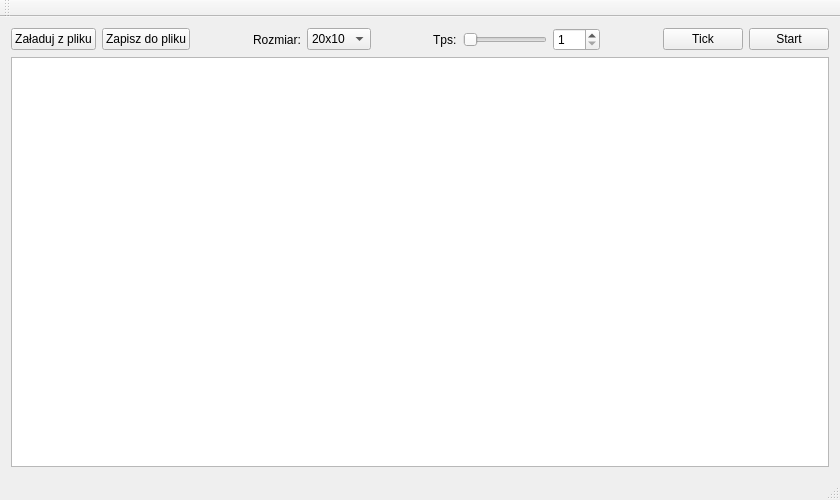
<?xml version="1.0" encoding="UTF-8"?>
<ui version="4.0">
 <class>MainWindow</class>
 <widget class="QMainWindow" name="MainWindow">
  <property name="geometry">
   <rect>
    <x>0</x>
    <y>0</y>
    <width>840</width>
    <height>500</height>
   </rect>
  </property>
  <property name="minimumSize">
   <size>
    <width>840</width>
    <height>500</height>
   </size>
  </property>
  <property name="windowTitle">
   <string>Gra w życie</string>
  </property>
  <widget class="QWidget" name="centralWidget">
   <layout class="QVBoxLayout" name="verticalLayout">
    <item>
     <layout class="QHBoxLayout" name="horizontalLayout_4">
      <item>
       <layout class="QHBoxLayout" name="horizontalLayout_3">
        <item>
         <widget class="QPushButton" name="loadButton">
          <property name="text">
           <string>Załaduj z pliku</string>
          </property>
         </widget>
        </item>
        <item>
         <widget class="QPushButton" name="saveButton">
          <property name="text">
           <string>Zapisz do pliku</string>
          </property>
         </widget>
        </item>
       </layout>
      </item>
      <item>
       <spacer name="horizontalSpacer">
        <property name="orientation">
         <enum>Qt::Horizontal</enum>
        </property>
        <property name="sizeHint" stdset="0">
         <size>
          <width>13</width>
          <height>20</height>
         </size>
        </property>
       </spacer>
      </item>
      <item>
       <layout class="QHBoxLayout" name="horizontalLayout">
        <item>
         <widget class="QLabel" name="label">
          <property name="text">
           <string>Rozmiar:</string>
          </property>
         </widget>
        </item>
        <item>
         <widget class="QComboBox" name="sizeBox">
          <property name="currentIndex">
           <number>0</number>
          </property>
          <item>
           <property name="text">
            <string>20x10</string>
           </property>
          </item>
          <item>
           <property name="text">
            <string>40x20</string>
           </property>
          </item>
          <item>
           <property name="text">
            <string>60x30</string>
           </property>
          </item>
          <item>
           <property name="text">
            <string>80x40</string>
           </property>
          </item>
         </widget>
        </item>
       </layout>
      </item>
      <item>
       <spacer name="horizontalSpacer_2">
        <property name="orientation">
         <enum>Qt::Horizontal</enum>
        </property>
        <property name="sizeHint" stdset="0">
         <size>
          <width>13</width>
          <height>20</height>
         </size>
        </property>
       </spacer>
      </item>
      <item>
       <layout class="QHBoxLayout" name="horizontalLayout_2">
        <item>
         <widget class="QLabel" name="label_2">
          <property name="toolTip">
           <string/>
          </property>
          <property name="statusTip">
           <string/>
          </property>
          <property name="whatsThis">
           <string/>
          </property>
          <property name="text">
           <string>Tps:</string>
          </property>
         </widget>
        </item>
        <item>
         <widget class="QSlider" name="speedSlider">
          <property name="minimum">
           <number>1</number>
          </property>
          <property name="maximum">
           <number>100</number>
          </property>
          <property name="pageStep">
           <number>5</number>
          </property>
          <property name="orientation">
           <enum>Qt::Horizontal</enum>
          </property>
         </widget>
        </item>
        <item>
         <widget class="QSpinBox" name="speedBox">
          <property name="minimum">
           <number>1</number>
          </property>
          <property name="maximum">
           <number>100</number>
          </property>
         </widget>
        </item>
       </layout>
      </item>
      <item>
       <spacer name="horizontalSpacer_3">
        <property name="orientation">
         <enum>Qt::Horizontal</enum>
        </property>
        <property name="sizeHint" stdset="0">
         <size>
          <width>13</width>
          <height>20</height>
         </size>
        </property>
       </spacer>
      </item>
      <item>
       <layout class="QHBoxLayout" name="horizontalLayout_5">
        <item>
         <widget class="QPushButton" name="tickButton">
          <property name="text">
           <string>Tick</string>
          </property>
         </widget>
        </item>
        <item>
         <widget class="QPushButton" name="startButton">
          <property name="text">
           <string>Start</string>
          </property>
          <property name="checkable">
           <bool>true</bool>
          </property>
         </widget>
        </item>
       </layout>
      </item>
     </layout>
    </item>
    <item>
     <widget class="QGraphicsView" name="graphicsView">
      <property name="sizePolicy">
       <sizepolicy hsizetype="Preferred" vsizetype="Preferred">
        <horstretch>0</horstretch>
        <verstretch>0</verstretch>
       </sizepolicy>
      </property>
      <property name="sceneRect">
       <rectf>
        <x>0.000000000000000</x>
        <y>0.000000000000000</y>
        <width>800.000000000000000</width>
        <height>400.000000000000000</height>
       </rectf>
      </property>
     </widget>
    </item>
   </layout>
  </widget>
  <widget class="QMenuBar" name="menuBar">
   <property name="geometry">
    <rect>
     <x>0</x>
     <y>0</y>
     <width>840</width>
     <height>25</height>
    </rect>
   </property>
  </widget>
  <widget class="QToolBar" name="mainToolBar">
   <attribute name="toolBarArea">
    <enum>TopToolBarArea</enum>
   </attribute>
   <attribute name="toolBarBreak">
    <bool>false</bool>
   </attribute>
  </widget>
  <widget class="QStatusBar" name="statusBar"/>
 </widget>
 <layoutdefault spacing="6" margin="11"/>
 <resources/>
 <connections>
  <connection>
   <sender>speedBox</sender>
   <signal>valueChanged(int)</signal>
   <receiver>speedSlider</receiver>
   <slot>setValue(int)</slot>
   <hints>
    <hint type="sourcelabel">
     <x>492</x>
     <y>139</y>
    </hint>
    <hint type="destinationlabel">
     <x>572</x>
     <y>140</y>
    </hint>
   </hints>
  </connection>
  <connection>
   <sender>speedSlider</sender>
   <signal>valueChanged(int)</signal>
   <receiver>speedBox</receiver>
   <slot>setValue(int)</slot>
   <hints>
    <hint type="sourcelabel">
     <x>568</x>
     <y>161</y>
    </hint>
    <hint type="destinationlabel">
     <x>500</x>
     <y>161</y>
    </hint>
   </hints>
  </connection>
 </connections>
 <slots>
  <slot>changeSize(int)</slot>
 </slots>
</ui>
